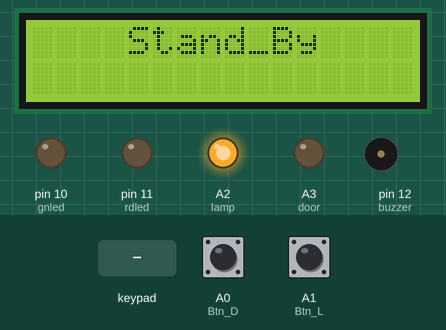
This sketch was run on a simulated Arduino Uno, built with avr-gcc and run on an emulated ATmega328P. Shown: 16×2 character LCD, output pins drawn as LEDs (lit = HIGH), buzzer (waves = sounding, pin HIGH). Inputs (shaded band) come from the test bench; at power-on: A0 (Btn_D) HIGH, A1 (Btn_L) HIGH.

Above: at 1.3 s.
1.4 s: A0 (Btn_D) pulled LOW for 0.15 s
At 2.9 s:
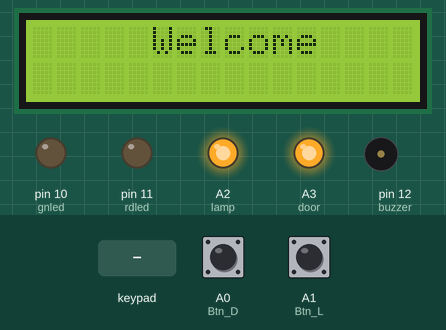
4.5 s: key 'C' pressed
At 6.5 s:
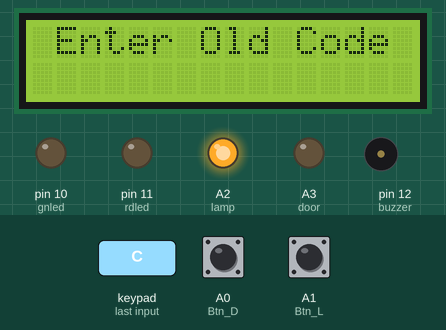
7.0 s: keypad keys 1 9 7 3 # pressed 0.4 s apart
At 9.5 s:
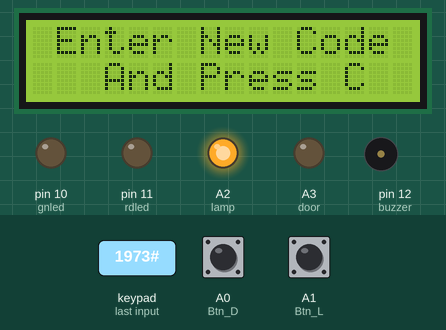
10.5 s: keypad keys 1 9 7 3 pressed 0.4 s apart
At 13.1 s:
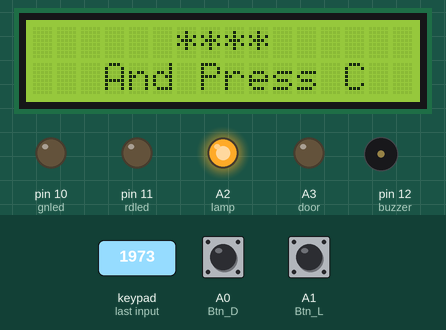
13.6 s: key 'C' pressed
At 14.9 s:
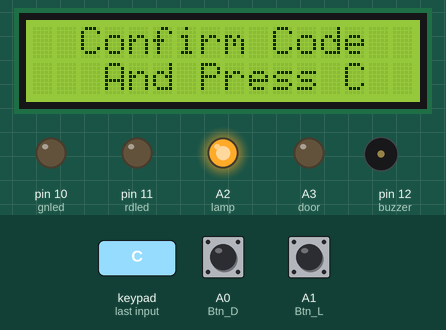
16.6 s: key 'C' pressed
At 18.0 s:
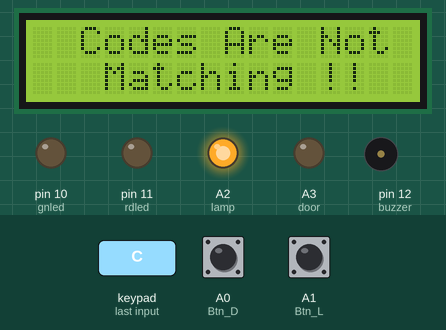
Timing chart, 0 to 19.6 s (numbered marks = the images above; inputs shaded):
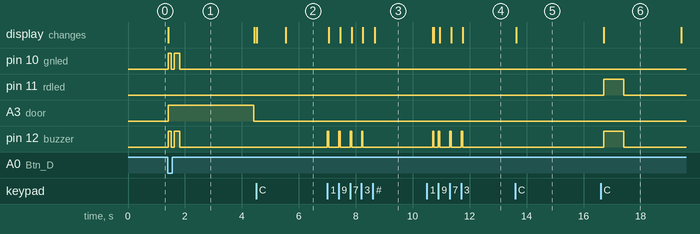

Measured:
- after the input at 1.4 s, pin 10 (gnled), pin 12 (buzzer): LOW → HIGH at once, → LOW 0.10 s later, → HIGH 0.10 s later, → LOW 0.20 s later; A3 (door): LOW → HIGH at once, → LOW 3.0 s later; the display: changes at once (image 1)
- after the input at 4.5 s, the display: first changes at once (image 2 shows a later state)
- after the input at 7.0 s, pin 12 (buzzer): alternates HIGH for 0.05 s and LOW for 0.35 s, 8 changes in all, then stays LOW, starting at once; the display: first changes after 0.05 s (image 3 shows a later state)
- after the input at 10.5 s, the display: first differs from a run without the input after 0.25 s (image 4 shows a later state)
- after the input at 13.6 s, the display: changes at once (image 5)
- after the input at 16.6 s, pin 11 (rdled), pin 12 (buzzer): LOW → HIGH after 0.11 s, → LOW 0.70 s later; the display: changes after 0.11 s (image 6)

The sketch:

Keypad_DRLock.ino
```cpp
#include "LIB.h"

/***************************************************Void Setup Function**************************************************/
void setup()  // the setup function runs once when you press reset or power the board
{
  // initialize digital pin.
  pinMode(Btn_L, INPUT_PULLUP);
  pinMode(Btn_D, INPUT_PULLUP);
  pinMode(buzzer, OUTPUT);
  pinMode(lamp, OUTPUT);
  pinMode(door, OUTPUT);

  pinMode(rdled, OUTPUT);
  pinMode(gnled, OUTPUT);

  lcd.init();// initialize lcd.
  lcd.begin (16, 2);
  lcd.backlight();
  lcd.print("    Stand_By    ");      //What's written on the LCD you can change

  digitalWrite(lamp, HIGH);
  lampval = 1;

  /**************************************************************************************************************/
  // (It's done only once  ! ! ! )

  //  for (i = 0 ; i < sizeof(code); i++) //When you upload the code the first time keep it commented
  //  {
  //    EEPROM.get(i, code[i]);             //Upload the code and change it to store it in the EEPROM
  //  }                                  //Then uncomment this for loop and reupload the code

  /**************************************************************************************************************/

}
/**************************************************************************************************************/


/**************************************************Void Loop Function*********************************************/
void loop()  // the loop function runs over and over again forever
{
  if (e == 0) // first thing to do is to check if there's no more attempt ,so it may block the system for a while
  {
    Timer(); // call timer function
  }
  else // else , if the user still have attempts enter the scope
  {
    d = 15; // re - initialize the value of the timer counter to 15 sc
    keypressed = myKeypad.getKey();               //Constantly waiting for a key to be pressed
    if (keypressed == '*')
    {
      // * to start entering the code
      lcd.clear();
      lcd.setCursor(0, 0);
      lcd.print("   Enter Code   ");            //Message to show
      GetCode();           //Getting code function
      if (a == sizeof(code))        //The GetCode function assign a value to a (it's correct when it has the size of the code array)
        OpenDoor();                   //Open lock function if code is correct
      else {
        lcd.clear();
        lcd.print("      Wrong     ");          //Message to print when the code is wrong
        denied();
        attempt();
      }
      delay(1000);
      lcd.clear();
      lcd.print("    Stand_By    ");             //Return to standby mode it's the message do display when waiting
    }
  }
  if (keypressed == 'C') {                //To change the code it calls the changecode function
    ChangeCode();
    lcd.clear();
    lcd.print("    Stand_By    ");                 //When done it returns to main mode
  }

  /********************************************************/
  if (digitalRead(Btn_L) == LOW) // check if the lamp button inside the room is clicked
  {
    while (digitalRead(Btn_L) == LOW) { // the while just to make sure the button don't get clicked more than one time so the system won't go crazy
      delay(50);
    }
    lampval = ! lampval; // value of lampval will be it's opposite to know what was the value of the lamp before , if it was turned ON, the system will next turn it OFF
    digitalWrite(lamp, lampval);
  }
  /********************************************************/

  /********************************************************/
  if (digitalRead(Btn_D) == LOW) { // check if the door button inside the rrom is clicked to let the user go out from the room without entering password
    OpenDoor();
  }
  /********************************************************/
}
/**************************************************************************************************************/
```

FT_UTILS.ino
```cpp
/**********************************************Get Code Function*************************************************/
void GetCode()
{
  //Getting code sequence
  i = 0;
  a = 0;
  j = 6;                    // You can change it value of j
  y = i;
  x = 4;
  while (keypressed != '#')
  {
    //The user press # to confirm the code otherwise he can keep typing
    keypressed = myKeypad.getKey();
    if (keypressed != NO_KEY && keypressed != '#' ) {     //If the char typed isn't C and neither "nothing"
      bip();
      if (y < x)  // We do not want to print more than the size of the code[]
      {
        lcd.setCursor(j, 1);                            //This to write "*" on the LCD whenever a key is pressed
        lcd.print("*");                               //it's position is controlled by j
        j++;
        x--;
      }
      if (keypressed == code[i] && i < sizeof(code)) {  //if the char typed is correct a and i increments to verify the next caracter
        a++;                                //Now I think maybe I should have use only a or i ... too lazy to test it -_-'
        i++;
      }
      else
        a--;                            //if the character typed is wrong a decrements and cannot equal the size of code []
    }
  }
  keypressed = NO_KEY;
}
/**************************************************************************************************************/

/****************************************Change Code Function*************************************************/
void ChangeCode()
{
  //Change code sequence
  lcd.clear();
  lcd.print("  Changing Code ");
  delay(1000);
  lcd.clear();
  lcd.print(" Enter Old Code ");
  GetCode();                      //verify the old code first so you can change it
  if (a == sizeof(code))
  {
    //again verifying the a value
    lcd.clear();
    lcd.print("  Changing Code ");
    GetNewCode1();            //Get the new code
    GetNewCode2();            //Get the new code again to confirm it
    s = 0;
    for (i = 0 ; i < sizeof(code) ; i++)
    {
      //Compare codes in array 1 and array 2 from two previous functions
      if (code_buff1[i] == code_buff2[i])
        s++;                                //again this how we verifiy, increment s whenever codes are matching
    }
    if (s == sizeof(code))
    {
      //Correct is always the size of the array
      for (i = 0 ; i < sizeof(code) ; i++)
      {
        code[i] = code_buff2[i];       //the code array now receives the new code
        EEPROM.put(i, code[i]);        //And stores it in the EEPROM
      }
      lcd.clear();
      lcd.print("  Code Changed  ");
      delay(2000);
      e = 3;
    }
    else
    {
      //In case the new codes aren't matching
      lcd.clear();
      lcd.print("  Codes Are Not ");
      lcd.setCursor(0, 1);
      lcd.print("   Matching !!  ");
      denied();
      delay(2000);
    }
  }
  else
  { //In case the old code is wrong you can't change it
    lcd.clear();
    lcd.print("      Wrong     ");
    attempt();
    denied();
    delay(2000);
  }
}
/**************************************************************************************************************/

/****************************************Get New Code 1  Function**********************************************/
void GetNewCode1()
{
  i = 0;
  j = 6;
  x = 4;
  lcd.clear();
  lcd.print(" Enter New Code ");   //tell the user to enter the new code and press C
  lcd.setCursor(0, 1);
  lcd.print("   And Press C  ");
  delay(2000);
  lcd.clear();
  lcd.setCursor(0, 1);
  lcd.print("   And Press C  ");     //Press C keep showing while the top row print ***
  while (keypressed != 'C') {          //C to confirm and quits the loop
    keypressed = myKeypad.getKey();
    if (keypressed != NO_KEY && keypressed != 'C' ) {
      bip();
      if (y < x)  // We do not want to print more than the size of the code[]
      {
        lcd.setCursor(j, 0);                            //This to write "*" on the LCD whenever a key is pressed it's position is controlled by j
        lcd.print("*");
        x--;
      }          //On the new code you can show * as I did or change it to keypressed to show the keys
      code_buff1[i] = keypressed;   //Store caracters in the array
      i++;
      j++;
    }
  }
  keypressed = NO_KEY;
}
/**************************************************************************************************************/

/****************************************Get New Code 2  Function**********************************************/
void GetNewCode2()
{
  //This is exactly like the GetNewCode1 function but this time the code is stored in another array
  i = 0;
  j = 6;
  x = 4;

  lcd.clear();
  lcd.print("  Confirm Code  ");
  lcd.setCursor(0, 1);
  lcd.print("   And Press C  ");
  delay(3000);
  lcd.clear();
  lcd.setCursor(0, 1);
  lcd.print("   And Press C  ");
  while (keypressed != 'C')
  {
    keypressed = myKeypad.getKey();
    if (keypressed != NO_KEY && keypressed != 'C' )
    {
      bip();
      if (y < x)  // We do not want to print more than the size of the code[]
      {
        lcd.setCursor(j, 0);                            //This to write "*" on the LCD whenever a key is pressed it's position is controlled by j
        lcd.print("*");
        x--;
      }
      code_buff2[i] = keypressed;
      i++;
      j++;
    }
  }
  keypressed = NO_KEY;
}
/**************************************************************************************************************/

/**************************Open Door Function******************************/
void OpenDoor()
{
  //Lock opening function open for 3s
  lcd.clear();
  lcd.print("     Welcome    ");       //With a message printed
  e = 5;
  digitalWrite(door, HIGH);
  access();
  delay(2600) ;
  digitalWrite(door, 0);
  lcd.clear();
  lcd.print("    Stand_By    ");
}
/**************************************************************************/

/***************Bip******************/
void bip()
{
  digitalWrite(buzzer, HIGH);
  delay(50) ;
  digitalWrite(buzzer, LOW);
}
/*************************************/

/***************access****************/
void access()
{
  digitalWrite(buzzer, HIGH);
  digitalWrite(gnled, HIGH);
  delay(100) ;
  digitalWrite(buzzer, LOW);
  digitalWrite(gnled, LOW);
  delay(100) ;
  digitalWrite(buzzer, HIGH);
  digitalWrite(gnled, HIGH);
  delay(200) ;
  digitalWrite(buzzer, LOW);
  digitalWrite(gnled, LOW);
}
/*************************************/

/**************denied****************/
void denied()
{
  digitalWrite(buzzer, HIGH);
  digitalWrite(rdled, HIGH);
  delay(700) ;
  digitalWrite(buzzer, LOW);
  digitalWrite(rdled, LOW);
}
/*************************************/

/*********************************************Timer**************************************************/
void Timer()
{
  for (int o = 0; o < 15; o++)
  {
    d--;
    delay(1000);
    lcd.setCursor(0, 0);
    lcd.print("Try again in ");
    lcd.setCursor(13, 0);
    lcd.print(d / 10);
    lcd.setCursor(14, 0);
    lcd.print(d % 10);
  }
  if (d == 0)
  {
    lcd.clear();
    lcd.print("    Stand_By    ");             //Return to standby mode it's the message do display when waiting
    e = 5;
  }
}
/**************************************************************************************************************/

/***********************************************Attempt*******************************************************/
void attempt()
{
  e--;
  lcd.clear();
  lcd.setCursor(3, 0);
  lcd.print("attempt left");         //Message to print when the code is wrong to show the attempt left
  lcd.setCursor(1, 0);
  lcd.print(e);
}
/**************************************************************************************************************/
```

LIB.h
```cpp
//Make sure to get the right libraries  !

/***************** Include the library used in th code****************/
#include <Keypad.h> // Library for the Keypad
#include <EEPROM.h> // Library for the EEPROM
#include <LiquidCrystal_I2C.h> // library for LCD_I2c Module
#include <Wire.h>
/********************************************************************/

/********************** Define the pins ****************************/

#define Btn_L  A1
#define Btn_D  A0

#define lamp  A2
#define door  A3

#define buzzer  12
#define rdled  11
#define gnled  10

/*******************************************************************/

/**************************** Declare used Variables *******************************/

bool lampval /* ,settime*/;

const byte ROWS = 4;         //number of rows on the keypad
const byte COLS = 4;         //number of columns on the keypad

//define the cymbols on the buttons of the keypads
char keymap[ROWS][COLS] = {
  {'1', '2', '3', 'A'},
  {'4', '5', '6', 'B'},
  {'7', '8', '9', 'C'},
  {'*', '0', '#', 'D'}
};

char keypressed;                 //Where the keys are stored it changes very often
char code[4] = {'1', '9', '7', '3'}; //The default code.

char code_buff1[sizeof(code)];  //Where the new key is stored
char code_buff2[sizeof(code)];  //Where the new key is stored again so it's compared to the previous one

unsigned int a = 0, i = 0, s = 0, j = 0, e = 5, d = 15, x = 0, y = 0;
//    j: refaire to the index of column in LCD_I2C
//    a: to store variables of function GetCode
//    e: attempt rev-counnter
//    d: timer

//                  R1, R2, R3, R4
byte rowPins[ROWS] = {2, 3, 4, 5}; //connect to the row pinouts of the keypad
//                  C1, C2, C3, C4
byte colPins[COLS] = {6, 7, 8, 9}; //connect to the column pinouts of the keypad

/************************************************************************************/

//initialize an instance of class NewKeypad
Keypad myKeypad = Keypad(makeKeymap(keymap), rowPins, colPins, ROWS, COLS);

LiquidCrystal_I2C lcd(0x27, 16, 2); // To know ur I2c address Device just use code example "I2c_scanner" of the library 'Wire' :)

/*********** Used Functions *****************/

void GetCode();
void ChangeCode();
void GetNewCode1();
void GetNewCode2();
void OpenDoor();
void bip();
void access();
void denied();
void Timer();
void attempt();

/********************************************/


/********************************** Features ****************************************/

//byte StandBy[] = {B00111, B01110, B11100, B11000, B11000, B11100, B01110, B00111};
//
//byte O_Lock[] = {B01110, B10001, B10001, B00001, B11111, B11011, B11011, B11111};
//
//byte C_Lock[] = {B01110, B10001, B10001, B10001, B11111, B11011, B11011, B11111};

/************************************************************************************/
```
